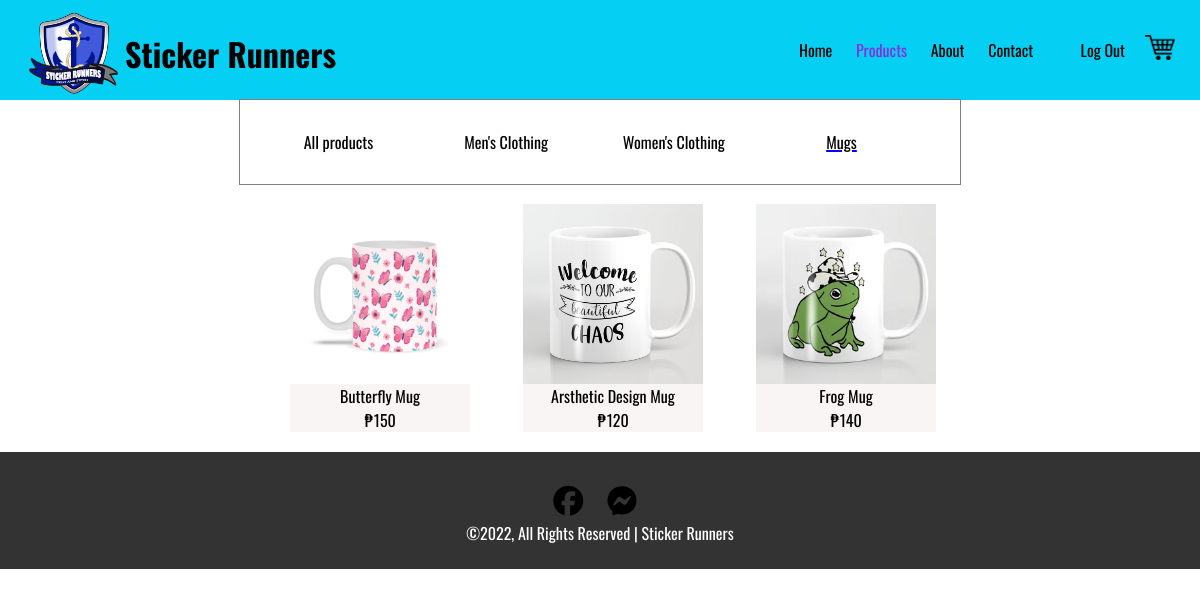
Page /usermug.php (signed in) on the committed database.
### tables this page shows
CREATE TABLE `item` (
  `prodID` int(11) NOT NULL,
  `category` varchar(100) NOT NULL,
  `price` int(11) NOT NULL,
  `size` varchar(255) NOT NULL,
  `description` text NOT NULL,
  `itemName` varchar(100) NOT NULL,
  `picture` varchar(100) NOT NULL
);

### usermug.php (the view, shortened to what this page needs)
<!DOCTYPE html>
<html lang="en">
<head>
    <link rel="stylesheet" href="mugprodstyle.css">
</head>
<body>
    <div class="top">
        <div class="navbar">
            <div class="logo">
                <img src="image/logo.png" alt="" width="100px">
                <h1> Sticker Runners</h1>
            </div>
            <nav>
                <ul>
                    <li id="home"><a href="userhome.php">Home</a></li>
                    <li id="products"><a href="">Products</a></li>
                    <li id="about"><a href="userabout.php">About</a></li>
                    <li id="contact"><a href="usercontact.php">Contact</a></li>
                    <li><a href="logout.php" title="Log out">Log Out</a></li>
                </ul>
            </nav>
            <a href="cart.html"><img id="cart" src="image/cart.png" width="30px" heigh="30px"></a>
        </div>
    </div>
    <div class="mid">
        <div class="categories">
            <nav>
                <ul>
                    <li id="all"><a href="userproduct.php"> All products </a></li>
                    <li id="men"><a href="usermenprod.php">Men's Clothing</a></li>
                    <li id="women"><a href="userwomenprod.php">Women's Clothing</a></li>
                    <li id="mug"><a href="">Mugs</a></li>
                </ul>
            </nav>
        </div>
        <?php
	include("includes/database.php");
			$query=mySQLi_query($con,"SELECT * from item WHERE category='mug'");
			while($row=mySQLi_fetch_array($query)){
                $id = $row['prodID'];
                $price = $row['price'];
                $itemName = $row['itemName'];
                $picture = $row['picture'];
?>
        <div class="column">
            <div class="box">
                <div class="item">
                    <a href="useritem.php?id=<?php echo $id; ?>"><img src=<?php echo $picture ?>></a>
                    <p><?php echo $itemName ?></p>
                    <p>&#8369;<?php echo $price ?></p>
                </div>
            </div></div>
            <?php }?>
        </div>
    <div class="footer">
        <br>
        <div class="icon">
            <a href="https://www.facebook.com/stickerrunners2020"><i class="fa-brands fa-facebook"></i></a>
            <a href="https://www.facebook.com/messages/t/110401353888420"><i class="fa-brands fa-facebook-messenger"></i></a>
            <p>©2022, All Rights Reserved | Sticker Runners</p>
            <br>
        </div>
    </div>
</body>
</html>

### mugprodstyle.css (style rules this page uses)
* { padding: 0; margin: 0; box-sizing: border-box; }
body { font-family: 'Oswald', sans-serif; }
.top { background-color: rgb(5, 207, 243); margin-bottom: 0; padding-bottom: 0; }
.navbar { display: flex; align-items: center; max-width: 1300vp; margin: auto; padding-left: 25px; padding-right: 25px; }
.logo h1 { float: left; padding-top: 30px; text-align: left; }
.logo img { float: left; }
nav { flex: 1; text-align: right; }
nav ul { list-style-type: none; }
nav ul li { display: inline-block; margin-right: 20px; }
a { text-decoration: none; color: black; }
#products a { color: blueviolet; }
.mid { margin: 0 20%; }
.categories { outline: 1px solid grey; }
.categories nav { flex: 1; text-align: center; padding: 30px 0; }
.categories nav ul { list-style-type: none; }
.categories nav ul li { display: inline-block; margin-right: 20px; width: 20%; }
#mug a { text-decoration: underline 2px blue; }
.box { background-color: #f8f2f2c4; height: 250vp; margin: 20px 3px; margin-left: 50px; width: 25%; float: left; }
.item { max-height: 180vp; height: 180vp; max-width: 250vp; width: 180vp; margin: 20vp; margin-left: 51vp; position: block; }
.column img { max-width: 180px; max-height: 180px ; display: block; margin-left: auto; margin-right: auto; }
.column p { align-items: center; text-align: center; }
.footer { clear: both; background: rgb(51, 51, 51); color: white; display: flex; align-items: center; justify-content: center; flex-direction: column; }
.icon a { font-size: 30px; margin: 10px; }

### rows in the picture
item: picture (picture), itemName "Butterfly Mug", price "150"
item: picture (picture), itemName "Arsthetic Design Mug", price "120"
item: picture (picture), itemName "Frog Mug", price "140"
